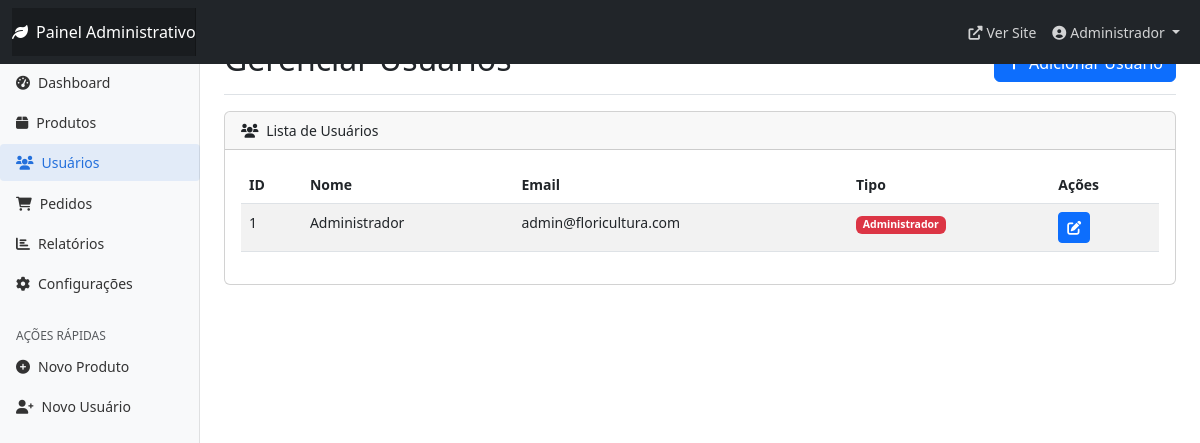
The app's page /admin/usuarios.php (signed in) with its own data.
### tables this page shows
CREATE TABLE IF NOT EXISTS usuarios (
    id INT(11) AUTO_INCREMENT PRIMARY KEY,
    nome VARCHAR(100) NOT NULL,
    email VARCHAR(100) NOT NULL,
    senha VARCHAR(255) NOT NULL,
    tipo ENUM('admin', 'usuario') NOT NULL DEFAULT 'usuario'
);

### modelos/Usuario.php (called while the page is built, shortened)
<?php
class Usuario {
  public static function listarTodos() {
      try {
          $conn = Conexao::obterConexao();
          $stmt = $conn->prepare("SELECT * FROM usuarios ORDER BY nome");
          $stmt->execute();
          return $stmt->fetchAll(PDO::FETCH_ASSOC);
      } catch (PDOException $e) {
          echo "Erro ao listar usuários: " . $e->getMessage();
          return [];
      }
  }
}
?>

### admin/usuarios.php (the view, shortened to what this page needs)
<?php
require_once '../modelos/Usuario.php';
$usuarios = Usuario::listarTodos();
?>
<!DOCTYPE html>
<html lang="pt-br">
<head>
    <link rel="stylesheet" href="https://cdn.jsdelivr.net/npm/bootstrap@5.3.0/dist/css/bootstrap.min.css">
    <link rel="stylesheet" href="https://cdnjs.cloudflare.com/ajax/libs/font-awesome/6.0.0/css/all.min.css">
    <link rel="stylesheet" href="../assets/css/admin.css">
</head>
<body>
    <?php include 'componentes/barra-navegacao.php'; ?>
    <div class="container-fluid">
        <div class="row">
            <?php include 'componentes/menu-lateral.php'; ?>
            <main class="col-md-9 ms-sm-auto col-lg-10 px-md-4 py-4">
                <div class="d-flex justify-content-between flex-wrap flex-md-nowrap align-items-center pt-3 pb-2 mb-3 border-bottom">
                    <h1 class="h2">Gerenciar Usuários</h1>
                    <a href="adicionar-usuario.php" class="btn btn-primary">
                    </a>
                </div>
                <div class="card mb-4">
                    <div class="card-header">
                        <i class="fas fa-users me-1"></i>
                        Lista de Usuários
                    </div>
                    <div class="card-body">
                        <div class="table-responsive">
                            <table class="table table-striped table-hover">
                                <thead>
                                    <tr>
                                        <th>ID</th>
                                        <th>Nome</th>
                                        <th>Email</th>
                                        <th>Tipo</th>
                                        <th>Ações</th>
                                    </tr>
                                </thead>
                                <tbody>
                                    <?php foreach($usuarios as $usuario): ?>
                                    <tr>
                                        <td><?= $usuario['id'] ?></td>
                                        <td><?= $usuario['nome'] ?></td>
                                        <td><?= $usuario['email'] ?></td>
                                        <td>
                                            <span class="badge bg-<?= $usuario['tipo'] === 'admin' ? 'danger' : 'success' ?>">
                                                <?= $usuario['tipo'] === 'admin' ? 'Administrador' : 'Usuário' ?>
                                            </span>
                                        </td>
                                        <td>
                                            <a href="editar-usuario.php?id=<?= $usuario['id'] ?>" class="btn btn-sm btn-primary">
                                                <i class="fas fa-edit"></i>
                                            </a>
                                        </td>
                                    </tr>
                                    <?php endforeach; ?>
                                </tbody>
                            </table>
                        </div>
                    </div>
                </div>
            </main>
        </div>
    </div>
</body>
</html>

### assets/css/admin.css (style rules this page uses)
body { font-size: .875rem; }
main { margin-top: 56px; }

### records on screen
usuarios: id "1", nome "Administrador", email "admin@floricultura.com", tipo "Administrador"

### other values on screen
$_SESSION['usuario']['nome'] "Administrador"
